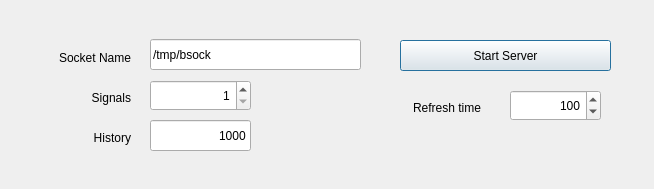
<?xml version="1.0" encoding="UTF-8"?>
<ui version="4.0">
 <class>Dialog</class>
 <widget class="QDialog" name="Dialog">
  <property name="geometry">
   <rect>
    <x>0</x>
    <y>0</y>
    <width>654</width>
    <height>189</height>
   </rect>
  </property>
  <property name="sizePolicy">
   <sizepolicy hsizetype="Fixed" vsizetype="Fixed">
    <horstretch>0</horstretch>
    <verstretch>0</verstretch>
   </sizepolicy>
  </property>
  <property name="windowTitle">
   <string>Dialog</string>
  </property>
  <widget class="QLabel" name="label">
   <property name="geometry">
    <rect>
     <x>20</x>
     <y>50</y>
     <width>111</width>
     <height>16</height>
    </rect>
   </property>
   <property name="text">
    <string>Socket Name</string>
   </property>
   <property name="alignment">
    <set>Qt::AlignRight|Qt::AlignTrailing|Qt::AlignVCenter</set>
   </property>
  </widget>
  <widget class="QLabel" name="label_2">
   <property name="geometry">
    <rect>
     <x>20</x>
     <y>90</y>
     <width>111</width>
     <height>16</height>
    </rect>
   </property>
   <property name="text">
    <string>Signals</string>
   </property>
   <property name="alignment">
    <set>Qt::AlignRight|Qt::AlignTrailing|Qt::AlignVCenter</set>
   </property>
  </widget>
  <widget class="QLabel" name="label_3">
   <property name="geometry">
    <rect>
     <x>20</x>
     <y>130</y>
     <width>111</width>
     <height>16</height>
    </rect>
   </property>
   <property name="text">
    <string>History</string>
   </property>
   <property name="alignment">
    <set>Qt::AlignRight|Qt::AlignTrailing|Qt::AlignVCenter</set>
   </property>
  </widget>
  <widget class="QLabel" name="label_4">
   <property name="geometry">
    <rect>
     <x>370</x>
     <y>100</y>
     <width>111</width>
     <height>16</height>
    </rect>
   </property>
   <property name="text">
    <string>Refresh time</string>
   </property>
   <property name="alignment">
    <set>Qt::AlignRight|Qt::AlignTrailing|Qt::AlignVCenter</set>
   </property>
  </widget>
  <widget class="QPushButton" name="pbStartServer">
   <property name="geometry">
    <rect>
     <x>400</x>
     <y>40</y>
     <width>211</width>
     <height>31</height>
    </rect>
   </property>
   <property name="text">
    <string>Start Server</string>
   </property>
  </widget>
  <widget class="QLineEdit" name="edSockName">
   <property name="geometry">
    <rect>
     <x>150</x>
     <y>39</y>
     <width>211</width>
     <height>31</height>
    </rect>
   </property>
   <property name="text">
    <string>/tmp/bsock</string>
   </property>
  </widget>
  <widget class="QSpinBox" name="sbNsig">
   <property name="geometry">
    <rect>
     <x>150</x>
     <y>80</y>
     <width>101</width>
     <height>31</height>
    </rect>
   </property>
   <property name="alignment">
    <set>Qt::AlignRight|Qt::AlignTrailing|Qt::AlignVCenter</set>
   </property>
   <property name="minimum">
    <number>1</number>
   </property>
  </widget>
  <widget class="QLineEdit" name="edHist">
   <property name="geometry">
    <rect>
     <x>150</x>
     <y>120</y>
     <width>101</width>
     <height>31</height>
    </rect>
   </property>
   <property name="text">
    <string>1000</string>
   </property>
   <property name="alignment">
    <set>Qt::AlignRight|Qt::AlignTrailing|Qt::AlignVCenter</set>
   </property>
  </widget>
  <widget class="QSpinBox" name="sbRefT">
   <property name="geometry">
    <rect>
     <x>510</x>
     <y>90</y>
     <width>91</width>
     <height>31</height>
    </rect>
   </property>
   <property name="alignment">
    <set>Qt::AlignRight|Qt::AlignTrailing|Qt::AlignVCenter</set>
   </property>
   <property name="minimum">
    <number>10</number>
   </property>
   <property name="maximum">
    <number>20000</number>
   </property>
   <property name="singleStep">
    <number>10</number>
   </property>
   <property name="value">
    <number>100</number>
   </property>
  </widget>
 </widget>
 <resources/>
 <connections/>
</ui>
